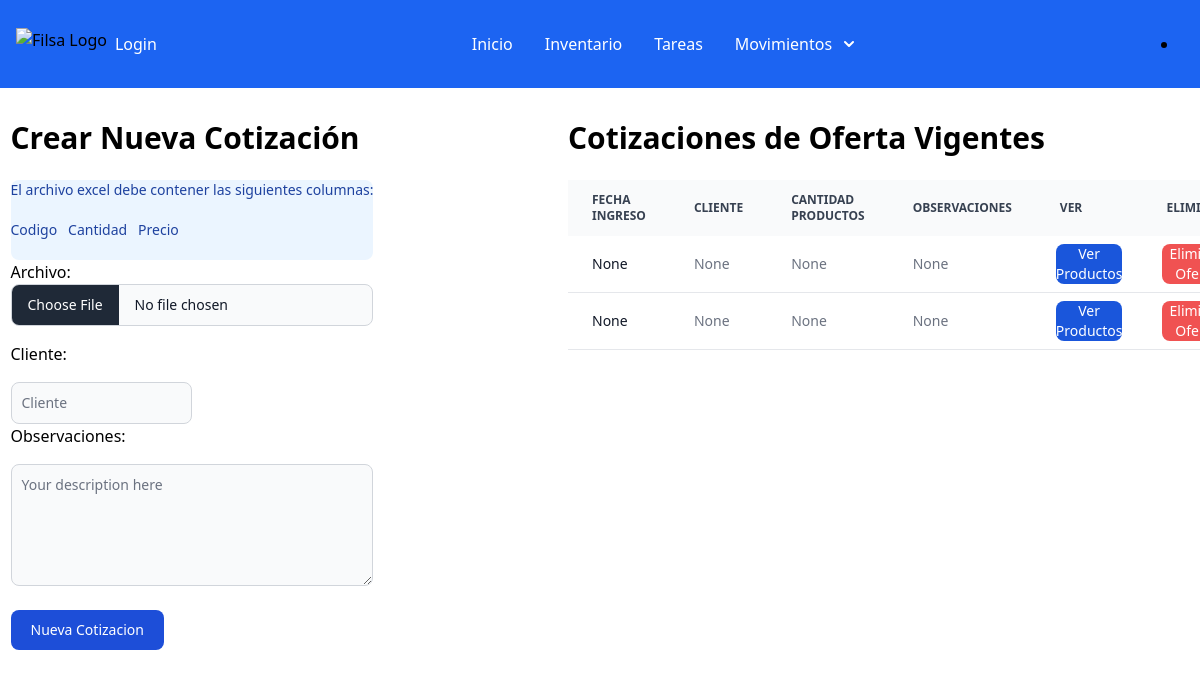
Page /new-cotization/ on the earlier database version.
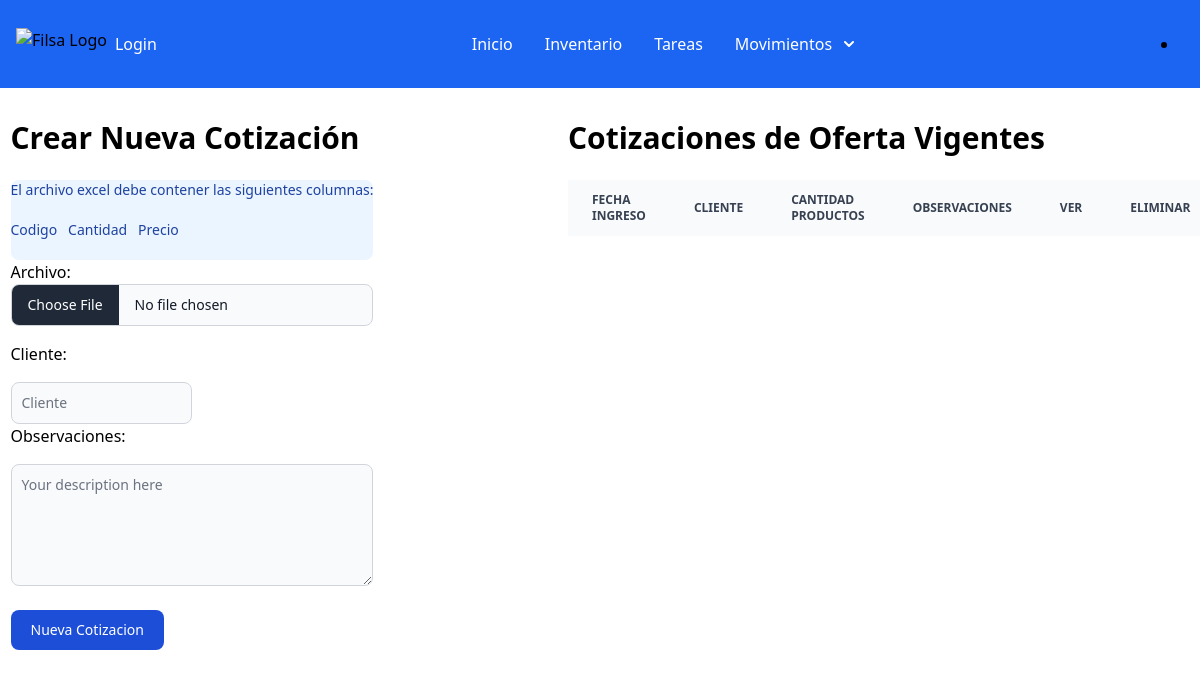
Same page on the later database version.
### filsa/models.py (models this page shows)
class Cotization(models.Model):
    cotization_id = models.AutoField(primary_key=True)
    date = models.DateField(verbose_name=u"Fecha", null=True, blank=True)
    customer = models.CharField(max_length=60, null=True, blank=True)
    numberOfProducts = models.IntegerField(null=True, blank=True)
    observations = models.CharField(max_length=500, null=True, blank= True)

### filsa/views.py (the view)
# urls.py: path('new-cotization/', newCotization , name='newcotization'),
def newCotization(request):
    print('request.Files are')
    print(request.FILES)
    print('request object is', request)
    cotizations = Cotization.objects.all()
    if request.method == 'POST':
        form = CotizationForm(request.POST, request.FILES)
        if form.is_valid():
            print('el form es valido')
            data = handle_uploaded_file(request.FILES['archivo'])
            register_date = datetime.now().date()
            customer = form.cleaned_data['cliente']
            observations = form.cleaned_data['observaciones']
            numberOfProducts = len(data)
            cotization = Cotization.objects.create(date=register_date, customer = customer, numberOfProducts=numberOfProducts,observations=observations)
            for i in range(0,len(data)):
                product_code = data.iloc[i]['codigo']
                product_quantity = data.iloc[i]['cantidad']
                product_price = data.iloc[i]['precio']
                productdb = Product.objects.filter(internalCode = product_code).update(hasOffer=cotization, quantityOffer=product_quantity,priceOffer=product_price)
            messages.info(request, "Nueva Cotizacion de Oferta creada en forma exitosa", extra_tags="CotizacionOferta")
    else:
        form = CotizationForm()
    return render(request, 'cotization.html', {'form': form, 'cotizations':cotizations})

### filsa/forms.py
class CotizationForm(forms.Form):
    archivo = forms.FileField(widget=forms.FileInput(attrs={'class': "mb-4 block w-full text-sm text-gray-900 border border-gray-300 rounded-lg cursor-pointer bg-gray-50 dark:text-gray-400 focus:outline-none dark:bg-gray-700 dark:border-gray-600 dark:placeholder-gray-400" ,'id':"file_input" ,'type':"file" }))
    cliente = forms.CharField(widget=forms.TextInput(attrs={"class" : "mt-4 block p-2.5 w-1/2 text-sm text-gray-900 bg-gray-50 rounded-lg border border-gray-300 focus:ring-primary-500 focus:border-primary-500 dark:bg-gray-700 dark:border-gray-600 dark:placeholder-gray-400 dark:text-white dark:focus:ring-primary-500 dark:focus:border-primary-500" ,"placeholder":"Cliente"}))
    observaciones = forms.CharField(widget=forms.Textarea(attrs={"rows":"5", "class" : "mt-4 block p-2.5 w-full text-sm text-gray-900 bg-gray-50 rounded-lg border border-gray-300 focus:ring-primary-500 focus:border-primary-500 dark:bg-gray-700 dark:border-gray-600 dark:placeholder-gray-400 dark:text-white dark:focus:ring-primary-500 dark:focus:border-primary-500" ,"placeholder":"Your description here"}))

### filsa/templates/cotization.html (shortened to what this page needs)
{% extends '_base.html' %}
{% load static %}
{% block content %}
<div class="grid sm:grid-cols-2 sm:gap-6 md:grid-cols-3 gap-4 block">
    <div class="mx-auto relative top-8 block">
        <h3 class="text-3xl font-bold dark:text-white mb-6">Crear Nueva Cotización</h3>
        <div class="relative text-sm text-blue-800 rounded-lg bg-blue-50 dark:bg-gray-800 dark:text-blue-400" role="alert">
           El archivo excel debe contener las siguientes columnas:
           <br/> <br/>
           Codigo &nbsp; Cantidad &nbsp; Precio
           <br/> <br/>
          </div>
    <form enctype="multipart/form-data" id="forms" action="{% url 'newcotization' %}" method="POST" onsubmit="openLoader()">
        {{ form.as_p }}
        <button type="submit" id='nuevoIngreso' class="inline-flex items-center px-5 py-2.5 mt-4 sm:mt-6 text-sm font-medium text-center text-white bg-primary-700 rounded-lg focus:ring-4 focus:ring-primary-200 dark:focus:ring-primary-900 hover:bg-primary-800">
            Nueva Cotizacion
        </button>
    </form>
    </div>
     <div class="relative mx-auto top-8 lg:ml-40 overflow-x-auto block">
        <h3 class="text-3xl font-bold dark:text-white mb-6">Cotizaciones de Oferta Vigentes</h3>
        <table class="w-full text-sm text-left rtl:text-right text-gray-500 dark:text-gray-400">
            <thead class="text-xs text-gray-700 uppercase bg-gray-50 dark:bg-gray-700 dark:text-gray-400">
                <tr>
                    <th scope="col" class="px-6 py-3">
                        Fecha Ingreso
                    </th>
                    <th scope="col" class="px-6 py-3">
                        Cliente
                    </th>
                    <th scope="col" class="px-6 py-3">
                        Cantidad Productos
                    </th>
                    <th scope="col" class="px-6 py-3">
                        Observaciones
                    </th>
                    <th scope="col" class="px-6 py-3">
                        Ver
                    </th>
                    <th scope="col" class="px-6 py-3">
                        Eliminar
                    </th>
                </tr>
            </thead>
            <tbody>
                {% for cotization in cotizations %}
                <tr class="bg-white border-b dark:bg-gray-800 dark:border-gray-700">
                    <th scope="row" class="px-6 py-4 font-medium text-gray-900 whitespace-nowrap dark:text-white">
                        {{cotization.date}}
                    </th>
                    <td class="px-6 py-4">
                        {{cotization.customer}}
                    </td>
                    <td class="px-6 py-4">
                        {{cotization.numberOfProducts}}
                    </td>
                    <td class="px-6 py-4">
                        {{cotization.observations}}
                    </td>
                    <td class="px-5 py-2">
                    <button onclick="openmodal('{{cotization.cotization_id}}')"  class="block text-white bg-blue-700 hover:bg-blue-800 focus:ring-4 focus:outline-none focus:ring-blue-300 font-medium rounded-lg text-sm text-center dark:bg-blue-600 dark:hover:bg-blue-700 dark:focus:ring-blue-800" type="button">
                    Ver Productos
                    </button>
                    </td>
                    <td class="px-5 py-2">
                        <a href="{% url 'deletecotization' cotization_id=cotization.cotization_id %}">
                        <button class="block text-white bg-red-500 hover:bg-blue-800 focus:ring-4 focus:outline-none focus:ring-blue-300 font-medium rounded-lg text-sm text-center dark:bg-blue-600 dark:hover:bg-blue-700 dark:focus:ring-blue-800" type="button">
                        Eliminar Oferta
                        </button>
                    </a>
                        </td>
                </tr>
                {% endfor %}
            </tbody>
        </table>
    </div>
</div>
{% endblock content %}

Differences in the rows shown:
removed Cotization: date "None", customer "None", numberOfProducts "None", observations "None"
removed Cotization: date "None", customer "None", numberOfProducts "None", observations "None"
